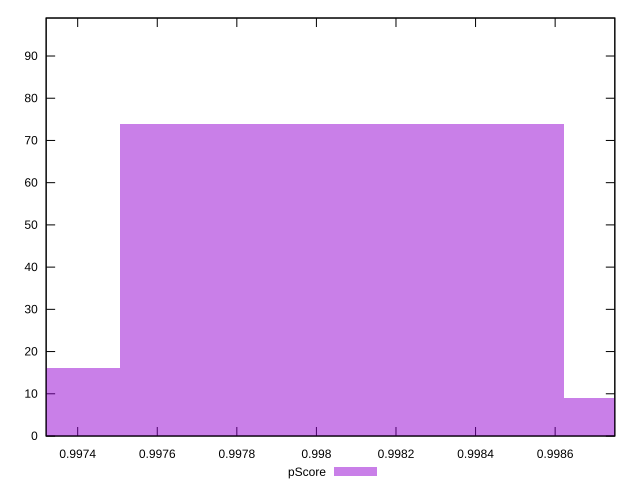

Write the gnuplot code that produced this figure.
reset

$pScore <<EOF
0.9980651248621818 74
0.9991815288049807 9
0.9969487209193829 16
EOF

set key outside below
set boxwidth 0.001116403942798861
set xrange [0.9973207328611978:0.9987500038610477]
set yrange [0:99]
set trange [0:99]
set style fill transparent solid 0.5 noborder
set terminal svg size 640, 490 enhanced background rgb 'white'
set output "reports/report_00030_2021-02-24T20-42-31.540Z/first-cpu-idle/samples/card/pScore/histogram.svg"

plot $pScore title "pScore" with boxes

reset
